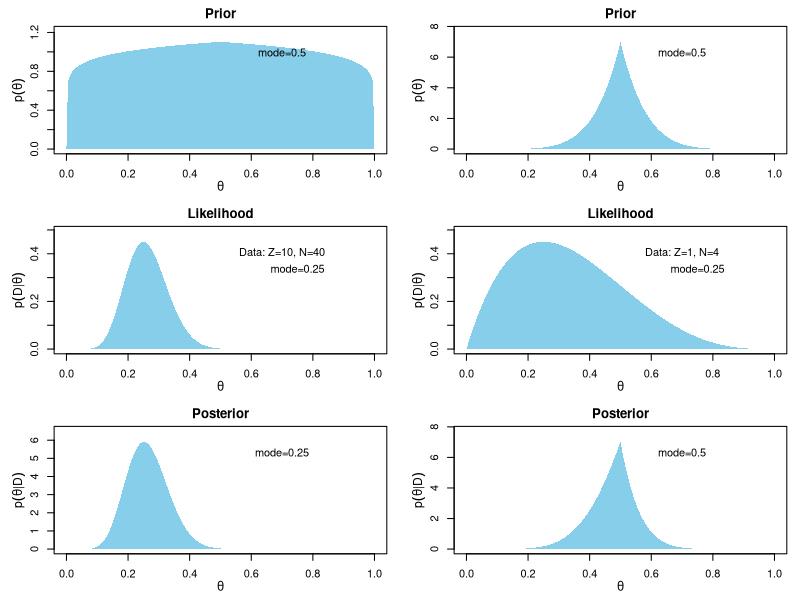
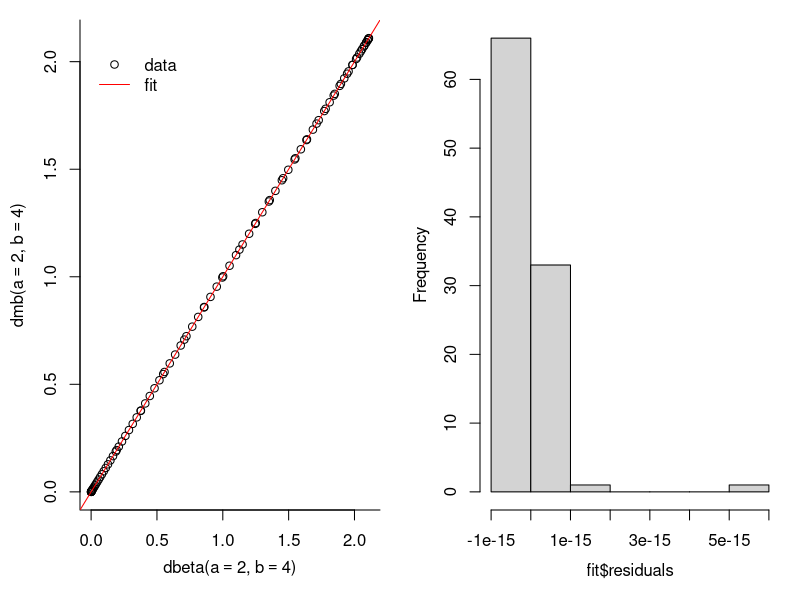

Write R code to recreate these figures, in order.
## ---- chunk 1
rm(list=ls()) # clean up
library(knitr)
gr <- (1+sqrt(5))/2 # golden ratio, for figures
opts_chunk$set(comment="  ",
               collapse=TRUE, 
               #echo=FALSE,
               fig.asp=1/gr,
               dev="png"
               )
options(digits=3)
## ---- chunk 2
ppD <- function(tr=1, tpr, fpr, prior) {
  ## argument list
  # tr: the test result, 1(0) is +(-)ve
  # tpr: true positive rate (sensitivity) of the test
  # fpr: false positive rate (1-specificity)
  # prior: prior probability of the disease
  
  ## matrix of conditional probabilities Pr(T|D)
  # row 1 is positive test result
  # row 2 is negative test result
  # col 1 is presence of disease
  # col 2 is absence of disease
  PrTgD      <- matrix(rep(0,4), nrow=2)
  PrTgD[1,1] <- tpr     # true positive rate
  PrTgD[1,2] <- fpr     # false positive rate
  PrTgD[2,1] <- 1 - tpr # false negative rate
  PrTgD[2,2] <- 1 - fpr # true negative rate
  
  ir <- ifelse(tr != 0, 1, 2) # row index
  
  post <- PrTgD[ir, 1]*prior / 
            ( PrTgD[ir, 1]*prior + PrTgD[ir, 2]*(1-prior) )
  return(post)
}

## Now do the problem on page 103.
tr <- 1
tpr <- 0.99
fpr <- 0.05
prior <- 0.001
post1 <- ppD(tr=tr, tpr=tpr, fpr=fpr, prior=prior) 
## ---- chunk 3
post2 <- ppD(tr=0, tpr=tpr, fpr=fpr, prior=post1)
## ---- chunk 4
ppDm <- function(tr=1, tpr, fpr, prior) {
  ## argument list
  # tr: vector of 1's and 0's. 1's indicate presence of disease
  # tpr: TPR should be length 1 or length(tr). Not checked!
  # fpr: FPR should be length 1 or length(tr). Not checked!
  # prior: prior probability of disease
  
  ltr <- length(tr)
  if (ltr > 1) {
    if (length(tpr) == 1) tpr <- rep(tpr, ltr)
    if (length(fpr) == 1) fpr <- rep(fpr, ltr)
  }
  
  PrTgD      <- matrix(rep(0,4), nrow=2)
  PrTgD[1,1] <- tpr[1]     # true positive rate
  PrTgD[1,2] <- fpr[1]     # false positive rate
  PrTgD[2,1] <- 1 - tpr[1] # false negative rate
  PrTgD[2,2] <- 1 - fpr[1] # true negative rate
  
  ir <- ifelse(tr[1] != 0, 1, 2) # make row index
  post <- PrTgD[ir, 1]*prior / 
            ( PrTgD[ir, 1]*prior + PrTgD[ir, 2]*(1-prior) )
      
  if (ltr == 1) {
    return(post)
  } else {
    tr  <-  tr[-1]
    tpr <- tpr[-1]
    fpr <- fpr[-1]
    Recall(tr, tpr, fpr, post) # call itself
  }
}

## Now use the function  
prior <- 9.4/100
tr  <-  c( 1,  0,  1,  1,  1)
tpr <-  c(99, 85, 93, 92, 75)/100 
fpr <-  c( 5, 15, 10, 12, 18)/100
post <- ppDm(tr, tpr, fpr, prior)

## make data frame for display
TR <- ifelse(tr, "+ve", "-ve")
df <- data.frame("Test result"=TR, TPR=tpr, FPR=fpr)
## ---- chunk 5
tr <- 1
tpr <- 0.99
fpr <- 0.05
prior <- 0.001
post3 <- ppDm(tr=tr, tpr=tpr, fpr=fpr, prior=prior)    
## ---- chunk 6
tr <- c(1, 0)
post4 <- ppDm(tr=tr, tpr=tpr, fpr=fpr, prior=prior)    
## ---- chunk 7
par(mfcol=c(3, 2),          # 3x2 matrix of plots
    mar=c(3.5, 4.1, 2, 1),  # inner margins
    mgp=c(2.0, 1, 0)        # put labels nearer axes
   )
trap <- function(x, y) # integral of y from x[1] to x[length(x)]
  sum(diff(x)*0.5*(y[-1] + y[-length(y)]))

trngl <- function(x, power) {
  y <- pmin(x, 1-x)^power 
  y/trap(x, y)
}

BernLike <- function(x, Z, N) {
  f <- x^Z*(1-x)^(N-Z)
  0.45*f/max(f)
}

post <- function(x, prior, like) {
  f <- prior*like 
  f/trap(x, f)
}

panel <- function(x, y, title, Z=NULL, N=NULL) {
  if (title=="Prior") {
    ylab <- expression(p(theta))
  } else if (title=="Likelihood") {
    ylab <- expression(p(D*"|"*theta))
  } else { # Posterior
    ylab <- expression(p(theta*"|"*D))
  }
  plot(x, y, type="n", ylim=c(0, 1.1*max(y)), 
       xlab = expression(theta), cex.lab=1.1,
       ylab = ylab, 
       main = title)
  xp <- c(        x         , rev(x) )
  yp <- c( rep(0, length(x)), rev(y) )
  polygon(xp, yp, col="skyblue", border=NA)
  mode  <- x[which.max(y)]
  if (title=="Likelihood") {
    line1 <- bquote("Data: Z="*.(Z)*", N="*.(N))
    line2 <- bquote("mode="*.(mode))
    text(0.7 , 0.90*max(y), line1)
    text(0.75, 0.75*max(y), line2)
  } else {
    line1 <- bquote("mode="*.(mode))
    text(0.7 , 0.9*max(y), line1)
  }
  return(invisible(NULL))
}

x <- seq(0, 1, len=201)

prior <- trngl(x, power=0.1) 
panel(x, prior, title="Prior") # (1,1)

like  <- BernLike(x, Z=10, N=40)
panel(x, like, title="Likelihood", Z=10, N=40) # (2,1)

f <- post(x, prior=prior, like=like)
panel(x, f, title="Posterior") # (3,1)

prior <- trngl(x, power=6) 
panel(x, prior, title="Prior") # (1,2)

like  <- BernLike(x, Z=1, N=4)
panel(x, like, title="Likelihood", Z=1, N=4) # (2,2)

f <- post(x, prior=prior, like=like)
panel(x, f, title="Posterior") # (3,2)
## ---- chunk 8
## using x for theta to save typing. SO lazy!
set.seed(123)
N <- 2000 # number of samples
a <- 2; b <- 3 # shape parameters
x <- rbeta(N, a, b) # samples
N1 <- sum(x < 0.75 & x > 0.5)
N2 <- sum(x > 0.5)
Pb <- N1/N2

Pc <- (pbeta(0.75,a,b) - pbeta(0.5,a,b)) / 
           (1 - pbeta(0.5,a,b))
## ---- chunk 9
dmb <- function(x, a=1, b=1, Ni=301) {
  ## In the interests of speed, arguments are not checked!!
  # a,b:  shape parameters
  # Ni: the number of points to use for the integral
  xi  <- seq(0, 1, len=Ni)
  fi   <- xi^(a-1)*(1-xi)^(b-1)
  int <- sum( diff(xi)*0.5*(fi[-1] + fi[-Ni]) ) 
  return( x^(a-1)*(1-x)^(b-1)/int )
}
## ---- chunk 10
par(mgp=c(2.5, 1, 0), mar=c(4.5, 4, 1, 1), mfrow=c(1, 2))

a <- 2; b <- 4
Nx <- 101
x  <- seq(0, 1, len=Nx)
y2 <- dmb(x, a=a, b=b)
y1 <- dbeta(x, shape1=a, shape2=b)

## left panel
plot(y1, y2, type="p", bty="l",
     xlab=bquote("dbeta("*a==.(a)*","~b==.(b)*")"),
     ylab=bquote("dmb("  *a==.(a)*","~b==.(b)*")")
     )

fit <- lm(y2~y1)
abline(fit, col="red")

legend("topleft", inset=0.05, bty="n",
       lty=c(NA, 1), col=c("black", "red"),
       pch=c(1, NA), legend=c("data", "fit")
       )

## right panel
hist(fit$residuals, main="")
